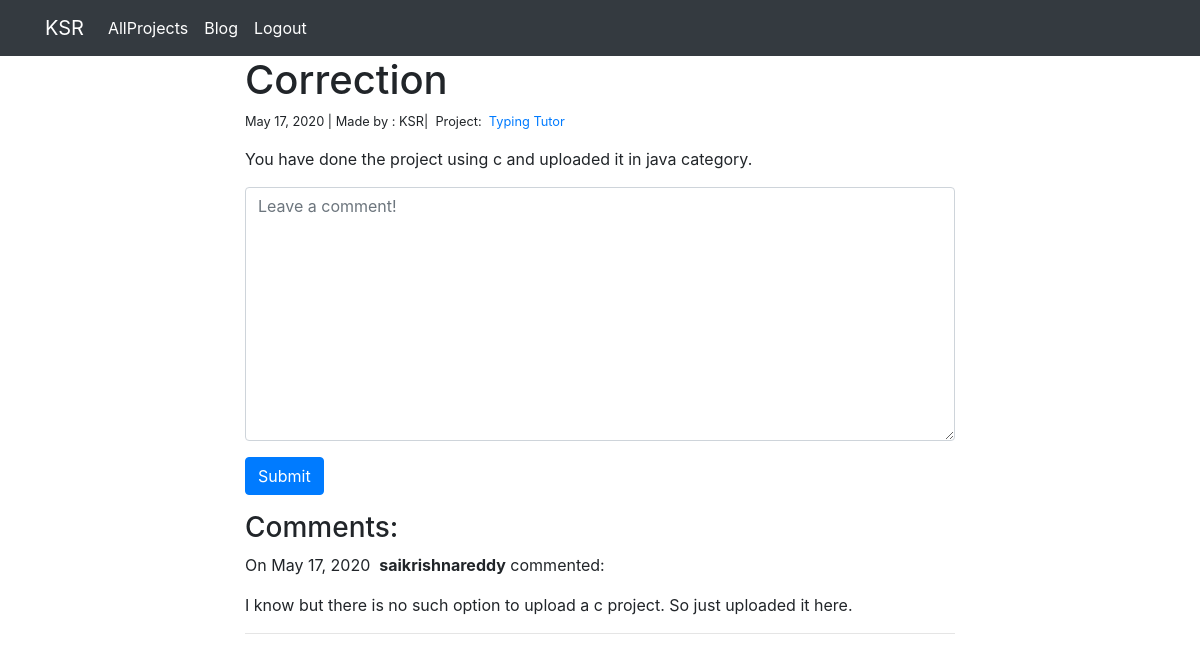
The app's page /blog/2/ (signed in) with its own data.
### blog/models.py (models this page shows, shortened)
class Post(models.Model):
    user = models.ForeignKey(User, on_delete=models.CASCADE)
    title = models.CharField(max_length=255)
    body = models.TextField()
    created_on = models.DateTimeField(auto_now_add=True)
    last_modified = models.DateTimeField(auto_now=True)
    project = models.ForeignKey(Project,on_delete=models.CASCADE)

class Comment(models.Model):
    user = models.ForeignKey(User, on_delete=models.CASCADE)
    post = models.ForeignKey("Post", on_delete=models.CASCADE)
    body = models.TextField()
    created_on = models.DateTimeField(auto_now_add=True)

### projects/models.py (models this page shows, shortened)
class Project(models.Model):
    user = models.ForeignKey(User, on_delete=models.CASCADE)
    title = models.CharField(max_length=100)
    description = models.TextField()
    technology = models.TextField()
    projectcategory = models.ForeignKey("ProjectCategory",on_delete=models.CASCADE)

### blog/views.py (the view, shortened to what this page needs)
# urls.py: path("<int:pk>/", views.blog_detail, name="blog_detail"),
def blog_detail(request, pk):
    post = Post.objects.get(pk=pk)
    comments = Comment.objects.filter(post=post)
    form = CommentForm()
    context = {"post": post, "comments": comments, "form": form}
    return render(request, "blog_detail.html", context)

### blog/forms.py
class CommentForm(forms.Form):
    body = forms.CharField(
        widget=forms.Textarea(
            attrs={"class": "form-control", "placeholder": "Leave a comment!"}
        )
    )

### blog/templates/blog_detail.html (shortened to what this page needs)
{% extends "base.html" %}
{% block page_content %}
<div class="col-md-8 offset-md-2">
    <h1>{{ post.title }}</h1>
    <small>
        {{ post.created_on.date }} | Made by : {{ post.user.username }}|&nbsp;
        Project:&nbsp;
        <a href="{% url 'blog_project' post.project.title %}">
            {{ post.project.title }}
        </a>
    </small>
    <p>{{ post.body | linebreaks }}</p>
    <form action="/blog/{{ post.pk }}/" method="post">
        <div class="form-group">
            {{ form.body }}
        </div>
        <button type="submit" class="btn btn-primary">Submit</button>
    </form>
    <h3>Comments:</h3>
    {% for comment in comments %}
    <p>
        On {{comment.created_on.date }}&nbsp;
        <b>{{ comment.user.username }}</b> commented:
    </p>
    <p>{{ comment.body }}</p>
    <hr>
    {% endfor %}
</div>
{% endblock %}

### MyBlog/templates/base.html (shortened to what this page needs)
<link rel="stylesheet" href="https://stackpath.bootstrapcdn.com/bootstrap/4.1.3/css/bootstrap.min.css">
<nav class="navbar navbar-expand-lg navbar-dark bg-dark">
    <div class="container">
        <a class="navbar-brand" href="{% url 'profile_project_index' %}">{{request.user.username}}</a>
        <div class="collapse navbar-collapse" id="navbarSupportedContent">
          <ul class="navbar-nav mr-auto">
            <li class="nav-item active">
              <a class="nav-link" href="{% url 'project_index' %}">AllProjects</a>
            </li>
            <li class="nav-item active">
              <a class="nav-link" href="{% url 'blog_index' %}">Blog</a>
            </li>
              <li class="nav-item active">
              <a class="nav-link" href="{% url 'logout' %}">Logout</a>
            </li>
          </ul>
        </div>
    </div>
</nav>
<div class="container">
    {% if user.is_authenticated %}
        {% block page_content %}
        {% endblock %}
    {% else %}
        <h1>Please login before you can proceed any further!</h1>
        <a href="/login/login">You can Login here!</a>
    {% endif%}
</div>

### records on screen
Post: title "Correction", created_on "May 17, 2020", user.username "KSR", project "Typing Tutor", body "You have done the project using c and uploaded it in java category."
Comment: created_on "May 17, 2020", user.username "saikrishnareddy", body "I know but there is no such option to upload a c project. So just uploaded it here."

### other values on screen
{{ request.user.username }} "KSR"
